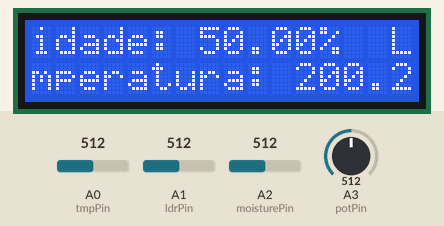
A sketch run on a simulated Arduino Uno, built with avr-gcc and run on an emulated ATmega328P. Shown: 16×2 character LCD. The inputs (shaded band) are chosen by the test bench; at power-on: A0 (tmpPin) = 512, A2 (moisturePin) = 512, A1 (ldrPin) = 512, A3 (potPin) = 512. What the sketch prints to the serial monitor is not drawn.

Above: at 3.2 s.
3.3 s: A0 (tmpPin) set to 317
At 12.43 s:
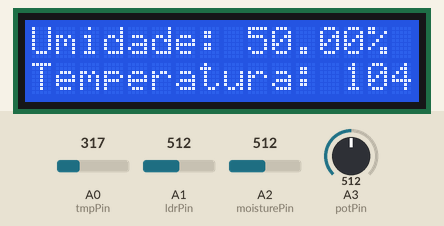
13.4 s: A0 (tmpPin) set to 292
At 23.0 s:
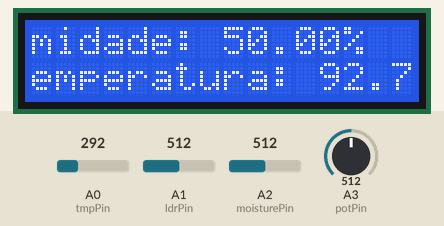
26.5 s: A2 (moisturePin) set to 114
At 33.97 s:
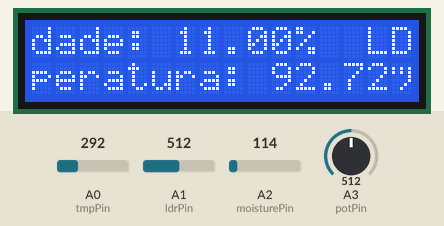
39.6 s: A2 (moisturePin) set to 95
At 43.32 s:
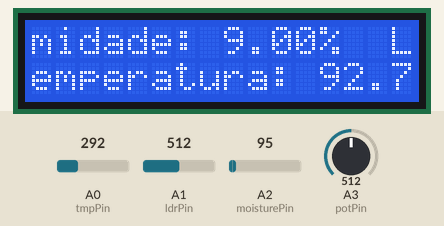
47.2 s: A0 (tmpPin) set to 88
At 53.48 s:
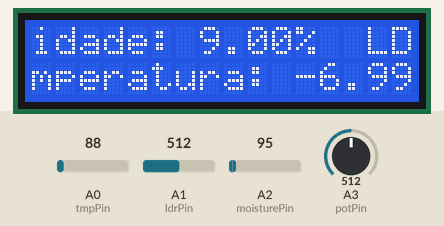
54.8 s: A0 (tmpPin) set to 75
At 63.64 s:
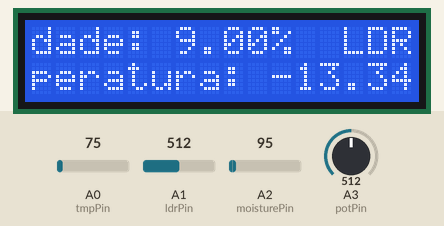

The sketch:

Circuito_de_monitoramento_ambiental.ino
```cpp
// Aluno: Douglas Leonel de Almeida
// Matrícula: 2110213

#include <LiquidCrystal.h>

LiquidCrystal lcd(12, 11, 5, 4, 3, 2);

const int moisturePin = A2;
const int ldrPin = A1;
const int tmpPin = A0;
const int potPin = A3;

void setup() {
  lcd.begin(16, 2);
  lcd.print("Dados Ambientais");
  Serial.begin(9600);
  delay(2000);
  lcd.clear();
}

void loop() {
  int moistureValue = analogRead(moisturePin);
  int ldrValue = analogRead(ldrPin);
  int tmpValue = analogRead(tmpPin);
  int potValue = analogRead(potPin);

  float voltage = tmpValue * 5.0 / 1023.0;
  float temperature = (voltage - 0.5) * 100.0;
  float humidity = map(moistureValue, 0, 1023, 0, 100);

  // Exibir os valores dos sensores no LCD com rolagem
  String linha1 = "Umidade: " + String(humidity) + "%  LDR: " + String(ldrValue);
  String linha2 = "Temperatura: " + String(temperature) + "°C    Ruído: " + String(potValue) + "db";

  for (int i = 0; i < linha1.length(); ++i) {
    lcd.clear();
    lcd.setCursor(0, 0);
    lcd.print(linha1.substring(i, i + 16)); // Exibir 16 caracteres de cada vez na primeira linha

    lcd.setCursor(0, 1);
    lcd.print(linha2.substring(i, i + 16)); // Exibir 16 caracteres de cada vez na segunda linha

    delay(400); // Ajustar o tempo de atraso conforme necessário
  }

  Serial.println(linha1);
  Serial.println(linha2);
}

//Link do Circuito: https://www.tinkercad.com/things/lHmnOksoaPg-copy-of-environment-data/editel?tenant=circuits
```

Measured:
- the behaviour switches between 307 and 306 on A0 (tmpPin) (found by bisection; images 1 and 2)
- the behaviour switches between 103 and 102 on A2 (moisturePin) (found by bisection; images 3 and 4)
- the behaviour switches between 82 and 81 on A0 (tmpPin) (found by bisection; images 5 and 6)
- what the display in image 0 shows lasts 0.4 s, from 2.9 s to 3.3 s
